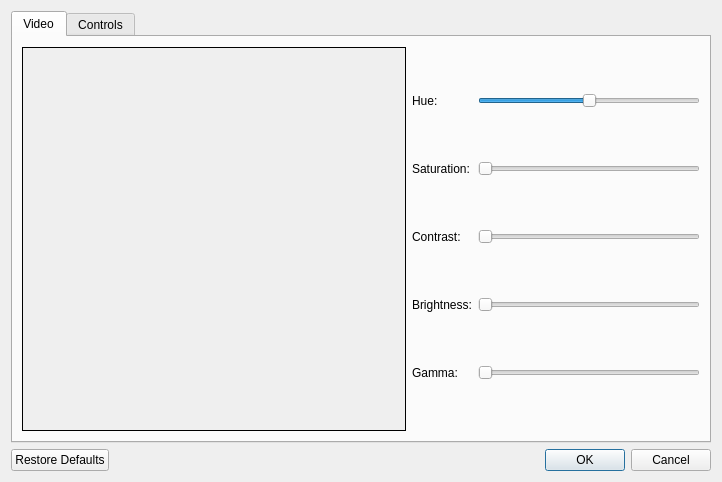
<?xml version="1.0" encoding="UTF-8"?>
<ui version="4.0">
 <class>Preferences</class>
 <widget class="QDialog" name="Preferences">
  <property name="geometry">
   <rect>
    <x>0</x>
    <y>0</y>
    <width>722</width>
    <height>462</height>
   </rect>
  </property>
  <property name="windowTitle">
   <string>Preferences</string>
  </property>
  <property name="modal">
   <bool>true</bool>
  </property>
  <layout class="QVBoxLayout" name="verticalLayout">
   <item>
    <widget class="QTabWidget" name="tabWidget">
     <property name="currentIndex">
      <number>0</number>
     </property>
     <widget class="QWidget" name="tab">
      <attribute name="title">
       <string>Video</string>
      </attribute>
      <layout class="QHBoxLayout" name="horizontalLayout">
       <item>
        <widget class="QFrame" name="palette">
         <property name="sizePolicy">
          <sizepolicy hsizetype="Fixed" vsizetype="Fixed">
           <horstretch>0</horstretch>
           <verstretch>0</verstretch>
          </sizepolicy>
         </property>
         <property name="minimumSize">
          <size>
           <width>384</width>
           <height>384</height>
          </size>
         </property>
         <property name="maximumSize">
          <size>
           <width>384</width>
           <height>384</height>
          </size>
         </property>
         <property name="autoFillBackground">
          <bool>true</bool>
         </property>
         <property name="frameShape">
          <enum>QFrame::Box</enum>
         </property>
         <property name="frameShadow">
          <enum>QFrame::Plain</enum>
         </property>
        </widget>
       </item>
       <item>
        <layout class="QGridLayout" name="gridLayout">
         <item row="0" column="0">
          <widget class="QLabel" name="label">
           <property name="text">
            <string>Hue:</string>
           </property>
          </widget>
         </item>
         <item row="0" column="1">
          <widget class="QSlider" name="hue">
           <property name="minimum">
            <number>-1000</number>
           </property>
           <property name="maximum">
            <number>1000</number>
           </property>
           <property name="orientation">
            <enum>Qt::Horizontal</enum>
           </property>
          </widget>
         </item>
         <item row="1" column="0">
          <widget class="QLabel" name="label_2">
           <property name="text">
            <string>Saturation:</string>
           </property>
          </widget>
         </item>
         <item row="1" column="1">
          <widget class="QSlider" name="saturation">
           <property name="maximum">
            <number>500</number>
           </property>
           <property name="orientation">
            <enum>Qt::Horizontal</enum>
           </property>
          </widget>
         </item>
         <item row="2" column="0">
          <widget class="QLabel" name="label_3">
           <property name="text">
            <string>Contrast:</string>
           </property>
          </widget>
         </item>
         <item row="2" column="1">
          <widget class="QSlider" name="contrast">
           <property name="minimum">
            <number>50</number>
           </property>
           <property name="maximum">
            <number>200</number>
           </property>
           <property name="orientation">
            <enum>Qt::Horizontal</enum>
           </property>
          </widget>
         </item>
         <item row="3" column="0">
          <widget class="QLabel" name="label_4">
           <property name="text">
            <string>Brightness:</string>
           </property>
          </widget>
         </item>
         <item row="3" column="1">
          <widget class="QSlider" name="brightness">
           <property name="minimum">
            <number>50</number>
           </property>
           <property name="maximum">
            <number>200</number>
           </property>
           <property name="orientation">
            <enum>Qt::Horizontal</enum>
           </property>
          </widget>
         </item>
         <item row="4" column="0">
          <widget class="QLabel" name="label_5">
           <property name="text">
            <string>Gamma:</string>
           </property>
          </widget>
         </item>
         <item row="4" column="1">
          <widget class="QSlider" name="gamma">
           <property name="minimum">
            <number>100</number>
           </property>
           <property name="maximum">
            <number>250</number>
           </property>
           <property name="orientation">
            <enum>Qt::Horizontal</enum>
           </property>
          </widget>
         </item>
        </layout>
       </item>
      </layout>
     </widget>
     <widget class="QWidget" name="tab_2">
      <attribute name="title">
       <string>Controls</string>
      </attribute>
      <widget class="QWidget" name="">
       <property name="geometry">
        <rect>
         <x>160</x>
         <y>190</y>
         <width>361</width>
         <height>125</height>
        </rect>
       </property>
       <layout class="QGridLayout" name="gridLayout_3">
        <item row="0" column="2">
         <widget class="QLabel" name="label_7">
          <property name="text">
           <string>Down</string>
          </property>
         </widget>
        </item>
        <item row="0" column="0">
         <widget class="QLabel" name="label_6">
          <property name="text">
           <string>Up</string>
          </property>
         </widget>
        </item>
        <item row="1" column="3">
         <widget class="QLineEdit" name="controller_right">
          <property name="readOnly">
           <bool>true</bool>
          </property>
         </widget>
        </item>
        <item row="2" column="0">
         <widget class="QLabel" name="label_17">
          <property name="text">
           <string>B</string>
          </property>
         </widget>
        </item>
        <item row="3" column="0">
         <widget class="QLabel" name="label_19">
          <property name="text">
           <string>Select</string>
          </property>
         </widget>
        </item>
        <item row="1" column="0">
         <widget class="QLabel" name="label_15">
          <property name="text">
           <string>Left</string>
          </property>
         </widget>
        </item>
        <item row="1" column="1">
         <widget class="QLineEdit" name="controller_left">
          <property name="readOnly">
           <bool>true</bool>
          </property>
         </widget>
        </item>
        <item row="3" column="2">
         <widget class="QLabel" name="label_20">
          <property name="text">
           <string>Start</string>
          </property>
         </widget>
        </item>
        <item row="1" column="2">
         <widget class="QLabel" name="label_16">
          <property name="text">
           <string>Right</string>
          </property>
         </widget>
        </item>
        <item row="3" column="3">
         <widget class="QLineEdit" name="controller_start">
          <property name="readOnly">
           <bool>true</bool>
          </property>
         </widget>
        </item>
        <item row="2" column="3">
         <widget class="QLineEdit" name="controller_a">
          <property name="readOnly">
           <bool>true</bool>
          </property>
         </widget>
        </item>
        <item row="3" column="1">
         <widget class="QLineEdit" name="controller_select">
          <property name="readOnly">
           <bool>true</bool>
          </property>
         </widget>
        </item>
        <item row="2" column="1">
         <widget class="QLineEdit" name="controller_b">
          <property name="readOnly">
           <bool>true</bool>
          </property>
         </widget>
        </item>
        <item row="0" column="3">
         <widget class="QLineEdit" name="controller_down">
          <property name="readOnly">
           <bool>true</bool>
          </property>
         </widget>
        </item>
        <item row="0" column="1">
         <widget class="QLineEdit" name="controller_up">
          <property name="readOnly">
           <bool>true</bool>
          </property>
         </widget>
        </item>
        <item row="2" column="2">
         <widget class="QLabel" name="label_18">
          <property name="text">
           <string>A</string>
          </property>
         </widget>
        </item>
       </layout>
      </widget>
     </widget>
    </widget>
   </item>
   <item>
    <widget class="QDialogButtonBox" name="buttonBox">
     <property name="orientation">
      <enum>Qt::Horizontal</enum>
     </property>
     <property name="standardButtons">
      <set>QDialogButtonBox::Cancel|QDialogButtonBox::Ok|QDialogButtonBox::RestoreDefaults</set>
     </property>
    </widget>
   </item>
  </layout>
 </widget>
 <resources/>
 <connections>
  <connection>
   <sender>buttonBox</sender>
   <signal>accepted()</signal>
   <receiver>Preferences</receiver>
   <slot>accept()</slot>
   <hints>
    <hint type="sourcelabel">
     <x>248</x>
     <y>254</y>
    </hint>
    <hint type="destinationlabel">
     <x>157</x>
     <y>274</y>
    </hint>
   </hints>
  </connection>
  <connection>
   <sender>buttonBox</sender>
   <signal>rejected()</signal>
   <receiver>Preferences</receiver>
   <slot>reject()</slot>
   <hints>
    <hint type="sourcelabel">
     <x>316</x>
     <y>260</y>
    </hint>
    <hint type="destinationlabel">
     <x>286</x>
     <y>274</y>
    </hint>
   </hints>
  </connection>
 </connections>
</ui>
